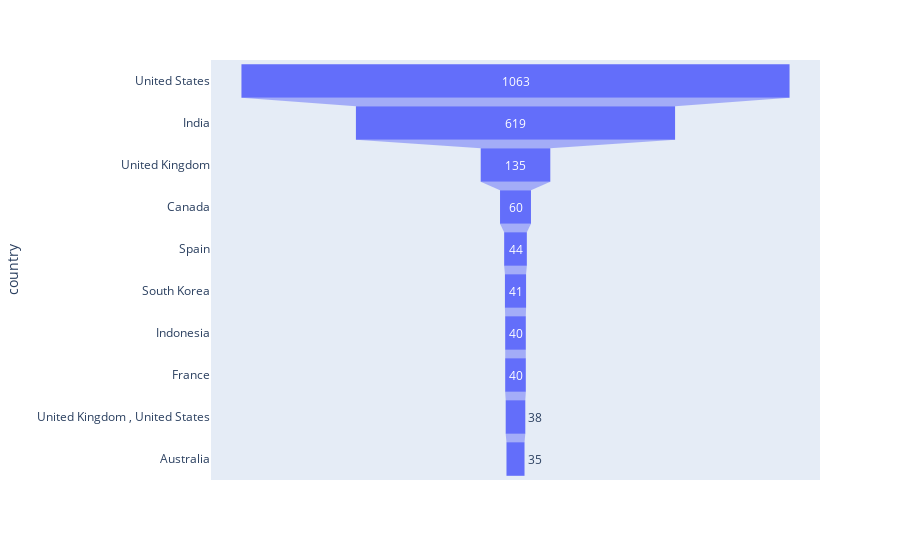

Notebook code cell kept with this figure:
### Code cell
import plotly.express as px
data = dict(
    number=[1063,619,135,60,44,41,40,40,38,35],
    country=["United States", "India", "United Kingdom", "Canada", "Spain",'South Korea','Indonesia','France','United Kingdom , United States','Australia'])
fig = px.funnel(data, x='number', y='country')
fig.show()

### Figure 1 — Plotly figure (JSON) as saved in the notebook; plotly's stock layout.template omitted (floating-point values rounded to 4 significant figures)
{"data": [{"hovertemplate": "number=%{x}<br>country=%{y}<extra></extra>", "legendgroup": "", "marker": {"color": "#636efa"}, "name": "", "orientation": "h", "showlegend": false, "type": "funnel", "x": [1063, 619, 135, 60, 44, 41, 40, 40, 38, 35], "xaxis": "x", "y": ["United States", "India", "United Kingdom", "Canada", "Spain", "South Korea", "Indonesia", "France", "United Kingdom , United States", "Australia"], "yaxis": "y"}], "layout": {"legend": {"tracegroupgap": 0}, "margin": {"t": 60}, "xaxis": {"anchor": "y", "domain": [0, 1], "title": {"text": "number"}}, "yaxis": {"anchor": "x", "domain": [0, 1], "title": {"text": "country"}}}}
